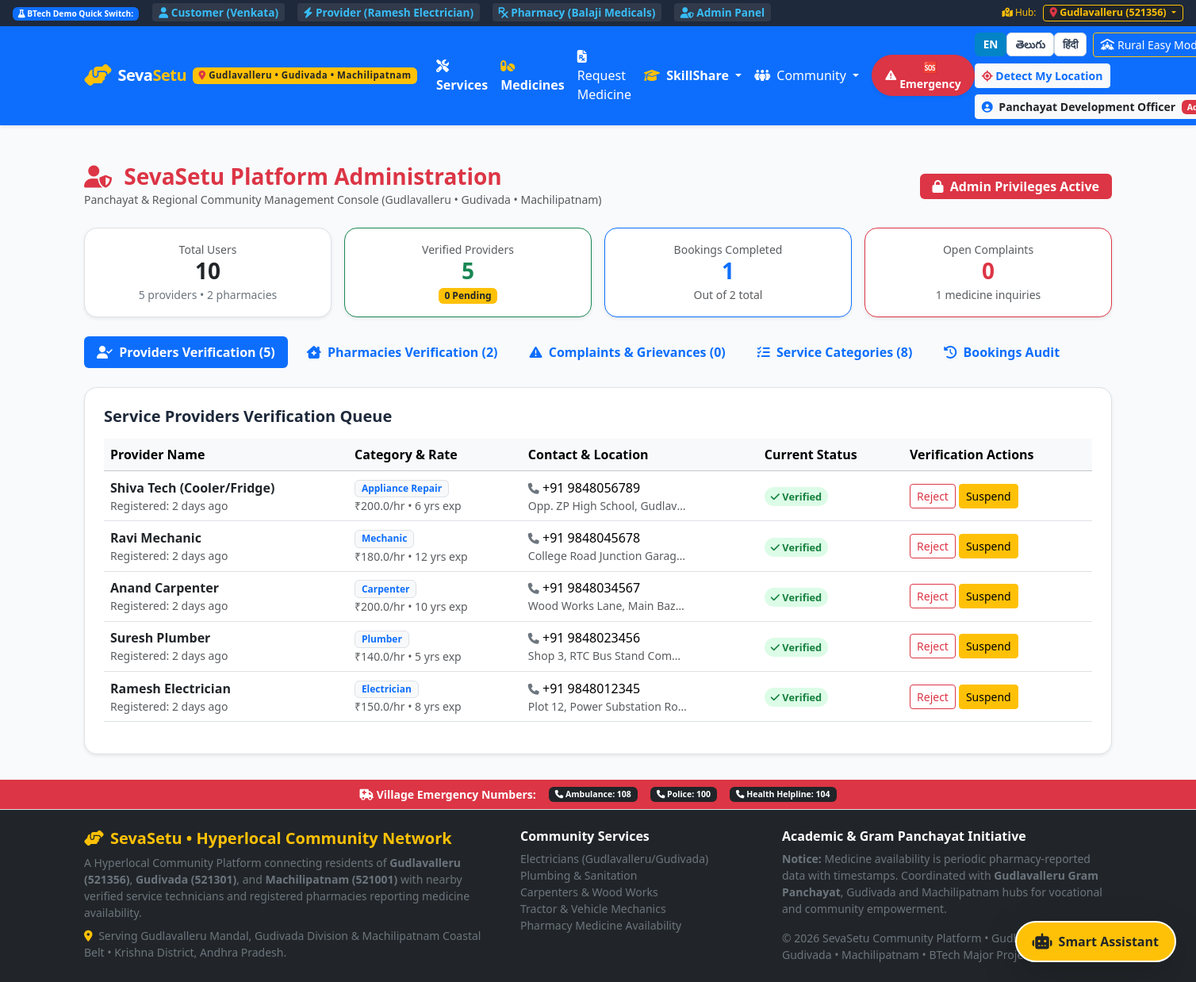
The app's page /admin/dashboard (signed in), older data.
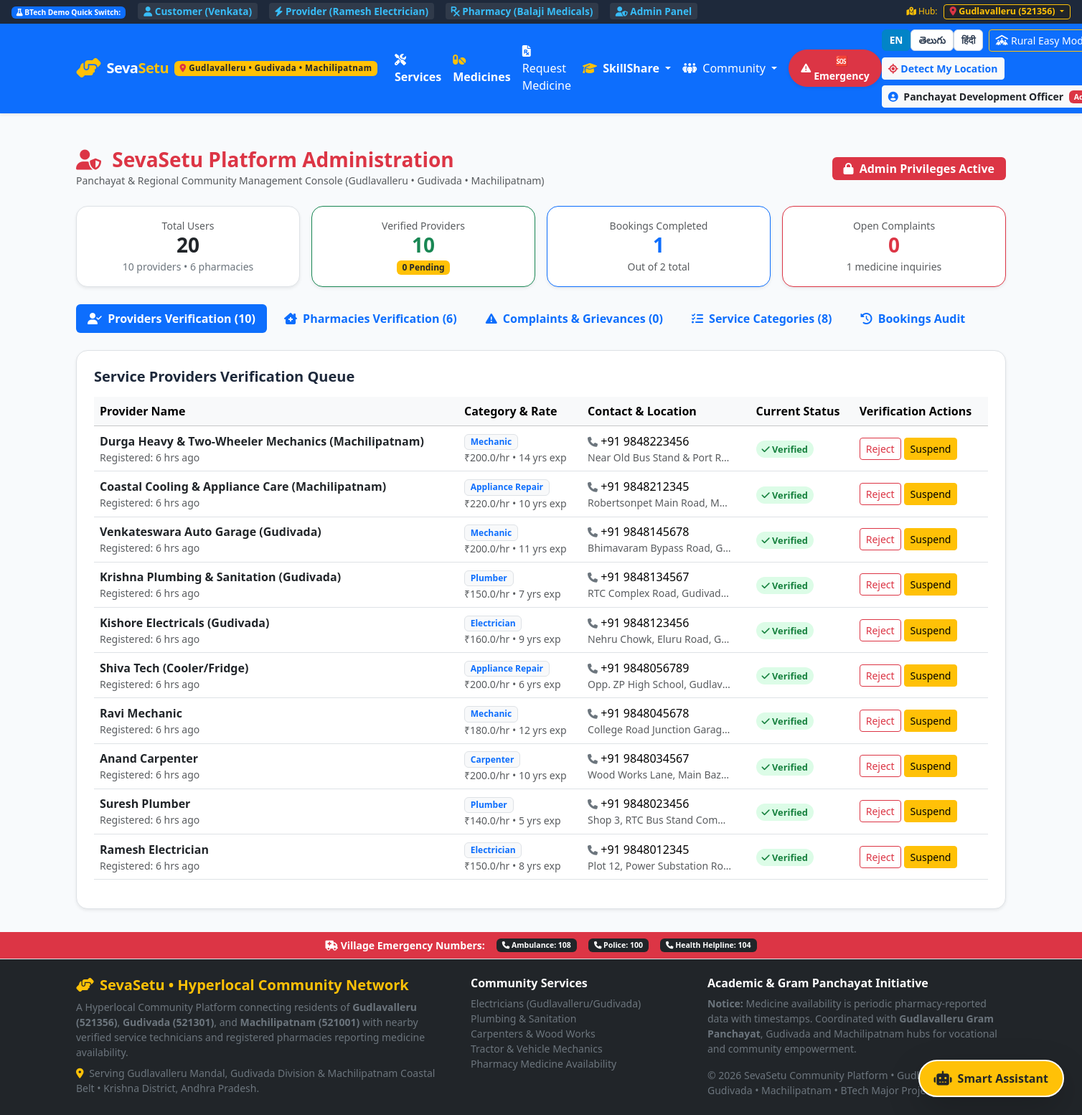
The same page, newer data.
### tables this page shows
CREATE TABLE providers (
        provider_id INTEGER PRIMARY KEY AUTOINCREMENT,
        user_id INTEGER NOT NULL UNIQUE,
        category TEXT NOT NULL,
        experience_years INTEGER DEFAULT 2,
        charges_per_hr REAL DEFAULT 200.0,
        availability TEXT DEFAULT 'Available' CHECK(availability IN ('Available', 'Busy', 'Offline')),
        verification_status TEXT DEFAULT 'Pending' CHECK(verification_status IN ('Pending', 'Verified', 'Rejected', 'Suspended')),
        latitude REAL DEFAULT 17.3850,
        longitude REAL DEFAULT 78.4867,
        address TEXT,
        bio TEXT,
        rating REAL DEFAULT 5.0,
        rating_count INTEGER DEFAULT 0,
        completed_jobs_count INTEGER DEFAULT 0,
        years_on_platform INTEGER DEFAULT 1,
        FOREIGN KEY (user_id) REFERENCES users(user_id) ON DELETE CASCADE
    );

CREATE TABLE users (
        user_id INTEGER PRIMARY KEY AUTOINCREMENT,
        name TEXT NOT NULL,
        email TEXT UNIQUE NOT NULL,
        phone TEXT NOT NULL,
        password_hash TEXT NOT NULL,
        role TEXT NOT NULL CHECK(role IN ('customer', 'provider', 'pharmacy', 'admin')),
        latitude REAL DEFAULT 17.3850,
        longitude REAL DEFAULT 78.4867,
        address TEXT,
        created_at TIMESTAMP DEFAULT CURRENT_TIMESTAMP
    );

### routes/admin.py (the view)
@admin_bp.route('/dashboard')
@role_required(['admin'])
def dashboard():
    stats = {
        'total_users': query_db("SELECT COUNT(*) as c FROM users", one=True)['c'],
        'total_providers': query_db("SELECT COUNT(*) as c FROM providers", one=True)['c'],
        'verified_providers': query_db("SELECT COUNT(*) as c FROM providers WHERE verification_status = 'Verified'", one=True)['c'],
        'pending_providers': query_db("SELECT COUNT(*) as c FROM providers WHERE verification_status = 'Pending'", one=True)['c'],
        'total_pharmacies': query_db("SELECT COUNT(*) as c FROM pharmacies", one=True)['c'],
        'verified_pharmacies': query_db("SELECT COUNT(*) as c FROM pharmacies WHERE verification_status = 'Verified'", one=True)['c'],
        'total_bookings': query_db("SELECT COUNT(*) as c FROM bookings", one=True)['c'],
        'completed_bookings': query_db("SELECT COUNT(*) as c FROM bookings WHERE status = 'Completed'", one=True)['c'],
        'total_requests': query_db("SELECT COUNT(*) as c FROM medicine_requests", one=True)['c'],
        'open_complaints': query_db("SELECT COUNT(*) as c FROM complaints WHERE status IN ('Submitted', 'Investigating')", one=True)['c']
    }
    providers = query_db("""
        SELECT p.*, u.name, u.email, u.phone, u.created_at as registered_date
        FROM providers p
        JOIN users u ON p.user_id = u.user_id
        ORDER BY CASE p.verification_status WHEN 'Pending' THEN 1 ELSE 2 END, p.provider_id DESC
    """)
    pharmacies = query_db("""
        SELECT ph.*, u.email, u.created_at as registered_date
        FROM pharmacies ph
        JOIN users u ON ph.user_id = u.user_id
        ORDER BY CASE ph.verification_status WHEN 'Pending' THEN 1 ELSE 2 END, ph.pharmacy_id DESC
    """)
    raw_complaints = query_db("""
        SELECT c.*, u.name as complainant_name, u.phone as complainant_phone
        FROM complaints c
        JOIN users u ON c.user_id = u.user_id
        ORDER BY CASE c.status WHEN 'Submitted' THEN 1 WHEN 'Investigating' THEN 2 ELSE 3 END, c.created_at DESC
    """)
    complaints = []
    for comp in raw_complaints:
        cd = dict(comp)
        cd['created_ago'] = time_ago(cd['created_at'])
        complaints.append(cd)
    services = query_db("SELECT * FROM services ORDER BY service_id ASC")
    recent_bookings = query_db("""
        SELECT b.*, u.name as customer_name, p_u.name as provider_name, s.name as service_name
        FROM bookings b
        JOIN users u ON b.user_id = u.user_id
        JOIN providers p ON b.provider_id = p.provider_id
        JOIN users p_u ON p.user_id = p_u.user_id
        LEFT JOIN services s ON b.service_id = s.service_id
        ORDER BY b.created_at DESC
        LIMIT 15
    """)
    return render_template(
        'admin_dashboard.html',
        stats=stats,
        providers=providers,
        pharmacies=pharmacies,
        complaints=complaints,
        services=services,
        recent_bookings=recent_bookings
    )

### database.py (called while the page is built)
def get_db():
    if 'db' not in g:
        g.db = sqlite3.connect(Config.DATABASE_PATH)
        g.db.row_factory = sqlite3.Row
        g.db.execute("PRAGMA foreign_keys = ON")
        g.db.create_function("haversine", 4, haversine)
    return g.db

def query_db(query, args=(), one=False):
    db = get_db()
    cur = db.execute(query, args)
    rv = cur.fetchall()
    cur.close()
    return (rv[0] if rv else None) if one else rv

### routes/auth.py (called while the page is built)
def role_required(allowed_roles):
    def decorator(f):
        @wraps(f)
        def decorated_function(*args, **kwargs):
            if 'user_id' not in session:
                flash('Please log in first.', 'warning')
                return redirect(url_for('auth.login', next=request.url))
            if session.get('user_role') not in allowed_roles:
                flash('You do not have permission to access this page.', 'danger')
                return redirect(url_for('customer.index'))
            return f(*args, **kwargs)
        return decorated_function
    return decorator

### templates/admin_dashboard.html (shortened to what the changed rows need)
{% extends 'base.html' %}
{% block content %}
<div class="container py-3">
  <div class="row g-3 mb-4 text-center">
    <div class="col-6 col-md-3">
      <div class="bg-white p-3 rounded-4 shadow-sm border">
        <div class="text-muted small">Total Users</div>
        <h3 class="fw-bold text-dark mb-0">{{ stats.total_users }}</h3>
        <span class="text-secondary small">{{ stats.total_providers }} providers &bull; {{ stats.total_pharmacies }} pharmacies</span>
      </div>
    </div>
    <div class="col-6 col-md-3">
      <div class="bg-white p-3 rounded-4 shadow-sm border border-success">
        <div class="text-muted small">Verified Providers</div>
        <h3 class="fw-bold text-success mb-0">{{ stats.verified_providers }}</h3>
        <span class="badge bg-warning text-dark">{{ stats.pending_providers }} Pending</span>
      </div>
    </div>
  </div>
  <ul class="nav nav-pills mb-4 gap-2" id="adminTabs" role="tablist">
    <li class="nav-item">
      <button class="nav-link active fw-bold" data-bs-toggle="pill" data-bs-target="#providersTab">
        <i class="fa-solid fa-user-check me-1"></i> Providers Verification ({{ providers|length }})
      </button>
    </li>
    <li class="nav-item">
      <button class="nav-link fw-bold" data-bs-toggle="pill" data-bs-target="#pharmaciesTab">
        <i class="fa-solid fa-clinic-medical me-1"></i> Pharmacies Verification ({{ pharmacies|length }})
      </button>
    </li>
  </ul>
  <div class="tab-content" id="adminTabsContent">
    <div class="tab-pane fade show active" id="providersTab">
      <div class="bg-white p-4 rounded-4 shadow-sm border">
        <div class="table-responsive">
          <table class="table table-hover align-middle">
            <thead class="table-light">
              <tr>
                <th>Provider Name</th>
                <th>Category & Rate</th>
                <th>Contact & Location</th>
                <th>Current Status</th>
                <th>Verification Actions</th>
              </tr>
            </thead>
            <tbody>
              {% for p in providers %}
              <tr>
                <td>
                  <span class="fw-bold text-dark">{{ p.name }}</span>
                  <div class="text-muted small">Registered: {{ p.registered_date|timeago }}</div>
                </td>
                <td>
                  <span class="badge bg-light text-primary border">{{ p.category }}</span>
                  <div class="small text-muted">₹{{ p.charges_per_hr }}/hr &bull; {{ p.experience_years }} yrs exp</div>
                </td>
                <td>
                  <div><i class="fa-solid fa-phone small text-secondary"></i> {{ p.phone }}</div>
                  <div class="small text-muted text-truncate" style="max-width: 200px;">{{ p.address }}</div>
                </td>
                <td>
                  {% if p.verification_status == 'Verified' %}
                    <span class="provider-badge-verified"><i class="fa-solid fa-check"></i> Verified</span>
                  {% elif p.verification_status == 'Pending' %}
                    <span class="provider-badge-pending"><i class="fa-solid fa-clock"></i> Pending</span>
                  {% elif p.verification_status == 'Suspended' %}
                    <span class="badge bg-danger">Suspended</span>
                  {% else %}
                    <span class="badge bg-secondary">Rejected</span>
                  {% endif %}
                </td>
                <td>
                  <form action="{{ url_for('admin.update_provider_status', provider_id=p.provider_id) }}" method="POST" class="d-flex gap-1">
                    {% if p.verification_status != 'Rejected' %}
                      <button type="submit" name="status" value="Rejected" class="btn btn-sm btn-outline-danger" title="Reject">
                        Reject
                      </button>
                    {% endif %}
                    {% if p.verification_status != 'Suspended' %}
                      <button type="submit" name="status" value="Suspended" class="btn btn-sm btn-warning" title="Suspend">
                        Suspend
                      </button>
                    {% endif %}
                  </form>
                </td>
              </tr>
              {% endfor %}
            </tbody>
          </table>
        </div>
      </div>
    </div>
  </div>
</div>
{% endblock %}

Row changes from the older to the newer data that the page shows:
added providers: name "Durga Heavy & Two-Wheeler Mechanics (Machilipatnam)", registered_date "6 hrs ago", category "Mechanic", charges_per_hr "200.0", experience_years "14", phone "+91 9848223456", address "Near Old Bus Stand & Port R…", verification_status "Verified" (drawn)
added providers: name "Coastal Cooling & Appliance Care (Machilipatnam)", registered_date "6 hrs ago", category "Appliance Repair", charges_per_hr "220.0", experience_years "10", phone "+91 9848212345", address "Robertsonpet Main Road, M…", verification_status "Verified" (drawn)
added providers: name "Venkateswara Auto Garage (Gudivada)", registered_date "6 hrs ago", category "Mechanic", charges_per_hr "200.0", experience_years "11", phone "+91 9848145678", address "Bhimavaram Bypass Road, G…", verification_status "Verified" (drawn)
added providers: name "Krishna Plumbing & Sanitation (Gudivada)", registered_date "6 hrs ago", category "Plumber", charges_per_hr "150.0", experience_years "7", phone "+91 9848134567", address "RTC Complex Road, Gudivad…", verification_status "Verified" (drawn)
added providers: name "Kishore Electricals (Gudivada)", registered_date "6 hrs ago", category "Electrician", charges_per_hr "160.0", experience_years "9", phone "+91 9848123456", address "Nehru Chowk, Eluru Road, G…", verification_status "Verified" (drawn)
changed through a linked row, providers "Shiva Tech (Cooler/Fridge)": registered_date "2 days ago" → "6 hrs ago"
changed through a linked row, providers "Ravi Mechanic": registered_date "2 days ago" → "6 hrs ago"
changed through a linked row, providers "Carpenter": registered_date "2 days ago" → "6 hrs ago"
changed through a linked row, providers "Suresh Plumber": registered_date "2 days ago" → "6 hrs ago"
changed through a linked row, providers "Ramesh Electrician": registered_date "2 days ago" → "6 hrs ago"
Text that changed along with them:
{{ stats.total_users }}: "10" → "20"
{{ stats.total_providers }}: "5" → "10"
{{ stats.total_pharmacies }}: "2" → "6"
{{ stats.verified_providers }}: "5" → "10"
{{ providers|length }}: "5" → "10"
{{ pharmacies|length }}: "2" → "6"
